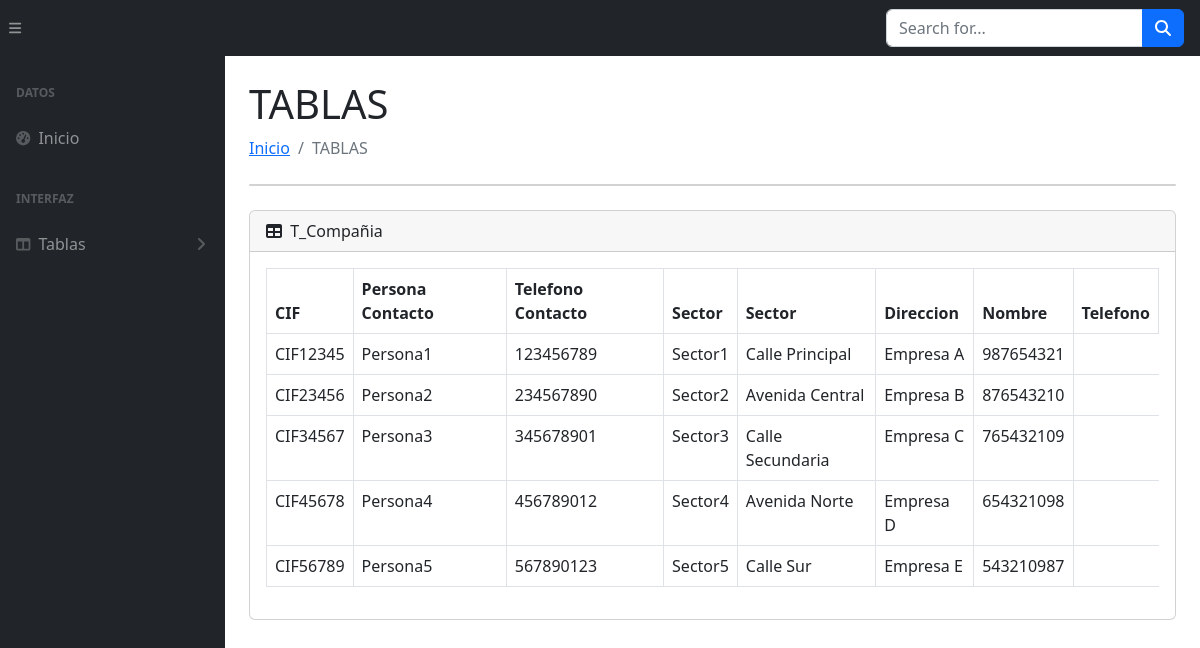
Page /T_Compania.php on the committed database.
### tables this page shows
CREATE TABLE Compania (
    CIF VARCHAR(15),
    personaContacto VARCHAR(50),
    telefonoContacto VARCHAR(15),
    sector VARCHAR(50),
    direccion VARCHAR(100),
    nombre VARCHAR(50),
    telefono VARCHAR(15),
    PRIMARY KEY (CIF)
);

### T_Compania.php (the view, shortened to what this page needs)
<?php
include("conexion.php");
?>
<!DOCTYPE html>
<html lang="en">
<head>
    <link href="css/styles.css" rel="stylesheet" />
    <link href="//cdn.datatables.net/2.0.8/css/dataTables.dataTables.min.css" rel="stylesheet" />
</head>
<body class="sb-nav-fixed">
    <nav class="sb-topnav navbar navbar-expand navbar-dark bg-dark">
        <button class="btn btn-link btn-sm order-1 order-lg-0 me-4 me-lg-0" id="sidebarToggle" href="#!"><i class="fas fa-bars"></i></button>
        <form class="d-none d-md-inline-block form-inline ms-auto me-0 me-md-3 my-2 my-md-0">
            <div class="input-group">
                <input class="form-control" type="text" placeholder="Search for..." aria-label="Search for..." aria-describedby="btnNavbarSearch" />
                <button class="btn btn-primary" id="btnNavbarSearch" type="button"><i class="fas fa-search"></i></button>
            </div>
        </form>
    </nav>
    <div id="layoutSidenav">
        <div id="layoutSidenav_nav">
            <nav class="sb-sidenav accordion sb-sidenav-dark" id="sidenavAccordion">
                <div class="sb-sidenav-menu">
                    <div class="nav">
                        <div class="sb-sidenav-menu-heading">Datos</div>
                        <a class="nav-link" href="index.php">
                            <div class="sb-nav-link-icon"><i class="fas fa-tachometer-alt"></i></div>
                            Inicio
                        </a>
                        <div class="sb-sidenav-menu-heading">Interfaz</div>
                        <a class="nav-link collapsed" href="#" data-bs-toggle="collapse" data-bs-target="#collapseLayouts" aria-expanded="false" aria-controls="collapseLayouts">
                            <div class="sb-nav-link-icon"><i class="fas fa-columns"></i></div>
                            Tablas
                            <div class="sb-sidenav-collapse-arrow"><i class="fas fa-angle-down"></i></div>
                        </a>
                    </div>
                </div>
            </nav>
        </div>
        <div id="layoutSidenav_content">
            <main>
                <div class="container-fluid px-4">
                    <h1 class="mt-4">TABLAS</h1>
                    <ol class="breadcrumb mb-4">
                        <li class="breadcrumb-item"><a href="index.php">Inicio</a></li>
                        <li class="breadcrumb-item active">TABLAS</li>
                    </ol>
                    <div class="card mb-4">
                    </div>
                    <div class="card mb-4">
                        <div class="card-header">
                            <i class="fas fa-table me-1"></i>
                            T_Compañia
                        </div>
                        <div class="card-body">
                            <table class="table table-bordered" id="datatablesSimple">
                                <thead>
                                    <tr>
                                        <th scope="col">CIF</th>
                                        <th scope="col">Persona Contacto</th>
                                        <th scope="col">Telefono Contacto </th>
                                        <th scope="col">Sector</th>
                                        <th scope="col">Sector</th>
                                        <th scope="col">Direccion</th>
                                        <th scope="col">Nombre</th>
                                        <th scope="col">Telefono</th>
                                    </tr>
                                </thead>
                                <tbody>
                                    <?php
                                    $sql = $Conexion->query("SELECT * FROM Compania;");
                                    $Fila = $sql->fetch_all(MYSQLI_ASSOC);
                                    foreach ($Fila as $dato) {
                                    ?>
                                        <tr>
                                            <td><?php echo $dato['CIF'] ?> </td>
                                            <td><?php echo $dato['personaContacto'] ?> </td>
                                            <td><?php echo $dato['telefonoContacto'] ?> </td>
                                            <td><?php echo $dato['sector'] ?> </td>
                                            <td><?php echo $dato['direccion'] ?> </td>
                                            <td><?php echo $dato['nombre'] ?> </td>
                                            <td><?php echo $dato['telefono'] ?> </td>
                                        </tr>
                                    <?php
                                    }
                                    ?>
                                </tbody>
                            </table>
                        </div>
                    </div>
                </div>
</body>
</html>

### rows in the picture
compania: CIF "CIF12345", personaContacto "Persona1", telefonoContacto "123456789", sector "Sector1", direccion "Calle Principal", nombre "Empresa A", telefono "987654321"
compania: CIF "CIF23456", personaContacto "Persona2", telefonoContacto "234567890", sector "Sector2", direccion "Avenida Central", nombre "Empresa B", telefono "876543210"
compania: CIF "CIF34567", personaContacto "Persona3", telefonoContacto "345678901", sector "Sector3", direccion "Calle Secundaria", nombre "Empresa C", telefono "765432109"
compania: CIF "CIF45678", personaContacto "Persona4", telefonoContacto "456789012", sector "Sector4", direccion "Avenida Norte", nombre "Empresa D", telefono "654321098"
compania: CIF "CIF56789", personaContacto "Persona5", telefonoContacto "567890123", sector "Sector5", direccion "Calle Sur", nombre "Empresa E", telefono "543210987"
